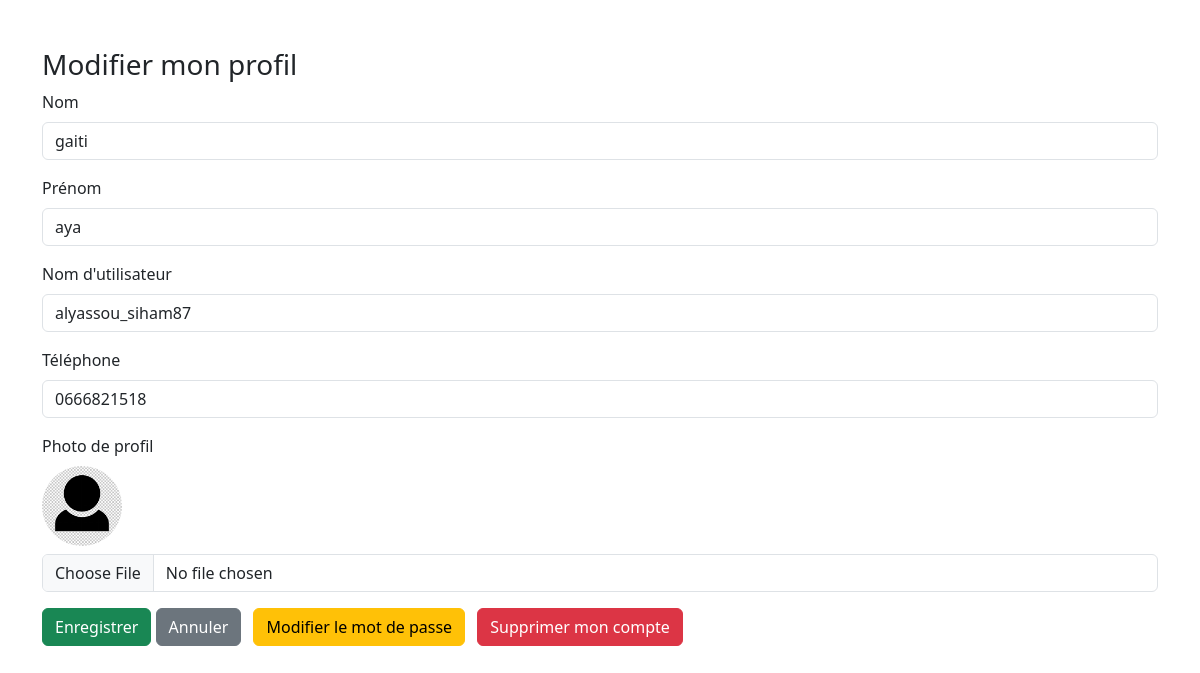
The app's page /views/user/edit_profil.php (signed in) with its own data.
### tables this page shows
CREATE TABLE `etudiant` (
  `id` int(10) UNSIGNED NOT NULL,
  `nom` varchar(100) NOT NULL,
  `prenom` varchar(100) NOT NULL,
  `email` varchar(150) NOT NULL,
  `photo` varchar(255) DEFAULT 'default-avatar.png',
  `telephone` char(10) DEFAULT NULL,
  `date_naissance` date DEFAULT NULL,
  `username` varchar(100) NOT NULL,
  `password` varchar(255) NOT NULL,
  `role` enum('etudiant','admin') NOT NULL DEFAULT 'etudiant',
  `is_active` tinyint(1) NOT NULL DEFAULT 0,
  `verification_token` varchar(255) DEFAULT NULL,
  `email_verified_at` datetime DEFAULT NULL,
  `reset_token` varchar(255) DEFAULT NULL,
  `reset_token_expiry` datetime DEFAULT NULL,
  `date_inscription` datetime NOT NULL DEFAULT current_timestamp(),
  `updated_at` timestamp NOT NULL DEFAULT current_timestamp() ON UPDATE current_timestamp(),
  `photoprofil` varchar(255) DEFAULT NULL
);

### views/user/edit_profil.php (the view, shortened to what this page needs)
<?php
$pdo = new PDO('mysql:host=localhost;dbname=online-library', 'root', '');
$etudiant_id = $_SESSION['user_id'] ?? null;
$stmt = $pdo->prepare('SELECT * FROM etudiant WHERE id = ?');
$stmt->execute([$etudiant_id]);
$etudiant = $stmt->fetch(PDO::FETCH_ASSOC);
?>
<!DOCTYPE html>
<html lang="fr">
<head>
    <link href="https://cdn.jsdelivr.net/npm/bootstrap@5.3.0/dist/css/bootstrap.min.css" rel="stylesheet">
</head>
<body>
<div class="container mt-5">
    <h3>Modifier mon profil</h3>
    <form method="post" enctype="multipart/form-data">
        <div class="mb-3">
            <label class="form-label">Nom</label>
            <input type="text" name="nom" class="form-control" value="<?php echo htmlspecialchars($etudiant['nom']); ?>" required>
        </div>
        <div class="mb-3">
            <label class="form-label">Prénom</label>
            <input type="text" name="prenom" class="form-control" value="<?php echo htmlspecialchars($etudiant['prenom']); ?>" required>
        </div>
        <div class="mb-3">
            <label class="form-label">Nom d'utilisateur</label>
            <input type="text" name="username" class="form-control" value="<?php echo htmlspecialchars($etudiant['username']); ?>" required>
        </div>
        <div class="mb-3">
            <label class="form-label">Téléphone</label>
            <input type="text" name="telephone" class="form-control" value="<?php echo htmlspecialchars($etudiant['telephone']); ?>" required>
        </div>
        <div class="mb-3">
            <label class="form-label">Photo de profil</label><br>
            <img src="/Projet-Cherradi/public/uploads/profils/<?php echo htmlspecialchars($etudiant['photoprofil'] ?? 'default.png'); ?>" width="80" class="rounded-circle mb-2"><br>
            <input type="file" name="photoprofil" class="form-control">
        </div>
        <button type="submit" class="btn btn-success">Enregistrer</button>
        <a href="profil.php" class="btn btn-secondary">Annuler</a>
        <button type="button" class="btn btn-warning ms-2" data-bs-toggle="modal" data-bs-target="#passwordModal">
            Modifier le mot de passe
        </button>
        <button type="button" class="btn btn-danger ms-2" data-bs-toggle="modal" data-bs-target="#deleteModal">
            Supprimer mon compte
        </button>
    </form>
</div>
</body>
</html>

### records on screen
etudiant: nom "gaiti", prenom "aya", username "alyassou_siham87", telephone "0666821518"
